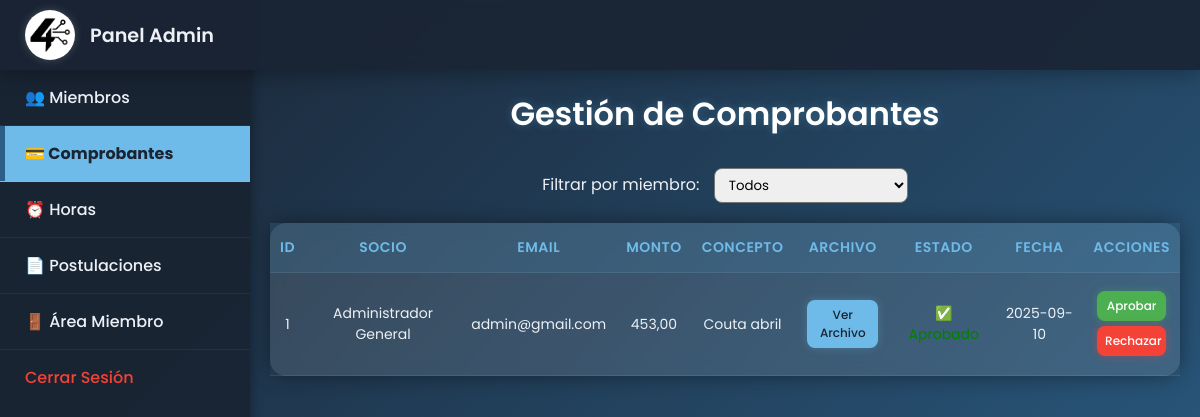
The app's page /htdocs/admin.php?view=comprobantes (signed in) with its own data.
### tables this page shows
CREATE TABLE `pago` (
  `id_pago` int(11) NOT NULL,
  `monto` decimal(10,2) NOT NULL,
  `concepto` varchar(255) DEFAULT NULL,
  `estado_pa` enum('pendiente','aprobado','rechazado') DEFAULT 'pendiente',
  `fecha_p` date DEFAULT NULL,
  `comprobante` varchar(255) DEFAULT NULL,
  `metodo_pago` enum('efectivo','transferencia','tarjeta') DEFAULT 'efectivo',
  `id_miembro` int(11) DEFAULT NULL
);

CREATE TABLE `miembro` (
  `id_miembro` int(11) NOT NULL,
  `nombre` varchar(255) NOT NULL,
  `email` varchar(255) NOT NULL,
  `password` varchar(255) NOT NULL,
  `fecha_nacimiento` date DEFAULT NULL,
  `aprobado` tinyint(1) DEFAULT 0,
  `es_miembro` tinyint(1) DEFAULT 0,
  `admin` tinyint(1) DEFAULT 0,
  `estado` varchar(100) DEFAULT NULL,
  `id_unidad` int(11) DEFAULT NULL,
  `fecha_ingreso` date DEFAULT NULL,
  `foto_perfil` VARCHAR(255) DEFAULT NULL
);

### htdocs/admin.php (the view, shortened to what this page needs)
<?php
require_once "conexion.php";
$conexion = new mysqli($host, $user, $pass, $db, $port);
$view = $_GET['view'] ?? 'miembros';
$datos_vista = [];
switch ($view) {
    case 'comprobantes':
$sql_c = "SELECT p.id_pago, m.id_miembro, m.nombre, m.email, p.monto, p.concepto, p.comprobante, p.estado_pa, p.fecha_p
          FROM pago p
          INNER JOIN miembro m ON m.id_miembro = p.id_miembro";
$sql_c .= " ORDER BY p.fecha_p DESC";
        $datos_vista['comprobantes'] = $conexion->query($sql_c);
        break;
}
?>
<!DOCTYPE html>
<html lang="es">
<head>
</head>
<body>
    <header>
        <a href="admin.php" class="logo">
            <img src="logo.jpeg" alt="Logo Cooperativa">
            Panel Admin
        </a>
    </header>
    <div class="sidebar">
        <ul class="lateral">
            <li class="<?= $view === 'miembros' ? 'activa-menu' : '' ?>"><a href="admin.php?view=miembros">👥 Miembros</a></li>
            <li class="<?= $view === 'comprobantes' ? 'activa-menu' : '' ?>"><a href="admin.php?view=comprobantes">💳 Comprobantes</a></li>
            <li class="<?= $view === 'horas' ? 'activa-menu' : '' ?>"><a href="admin.php?view=horas">⏰ Horas</a></li>
            <li class="<?= $view === 'postulaciones' ? 'activa-menu' : '' ?>"><a href="admin.php?view=postulaciones">📄 Postulaciones</a></li>
            <li><a href="pagos.php">🚪 Área Miembro</a></li>
               <form method="post" action="logout.php" class="logout-form">
            <button type="submit" class="logout-btn">
                Cerrar Sesión
            </button>
        </form>
    </div>
    <div class="main-content">
        <?php switch ($view): case 'miembros': ?>
            <?php break; case 'comprobantes': ?>
            <h2>Gestión de Comprobantes</h2>
<form method="get" action="admin.php" style="text-align:center; margin-bottom:20px;">
    <label for="miembro" style="margin-right:10px;">Filtrar por miembro:</label>
    <select name="miembro" id="miembro" onchange="this.form.submit()" style="padding:6px 10px; border-radius:8px;">
        <option value="0">Todos</option>
    </select>
</form>
            <table>
                <tr>
                    <th>ID</th>
                    <th>Socio</th>
                    <th>Email</th>
                    <th>Monto</th>
                    <th>Concepto</th>
                    <th>Archivo</th>
                    <th>Estado</th>
                    <th>Fecha</th>
                    <th>Acciones</th>
                </tr>
                <?php if (isset($datos_vista['comprobantes'])): while($c = $datos_vista['comprobantes']->fetch_assoc()): ?>
                <tr>
                    <td><?= (int)$c['id_pago'] ?></td>
                    <td><?= htmlspecialchars($c['nombre']) ?></td>
                    <td><?= htmlspecialchars($c['email']) ?></td>
                    <td><?= number_format((float)$c['monto'],2,',','.') ?></td>
                    <td><?= htmlspecialchars($c['concepto']) ?></td>
                    <td>
                        <?php
                            $comprobante_url = htmlspecialchars($c['comprobante']);
                        ?>
                        <a href="<?= $comprobante_url ?>" target="_blank" class="azul" style="max-width:100%;">Ver Archivo</a>
                    </td>
                    <td>
                        <?php
                        if($c['estado_pa'] === 'aprobado') echo "✅ <span style='color:green;'>Aprobado</span>";
                        elseif($c['estado_pa'] === 'rechazado') echo "❌ <span style='color:red;'>Rechazado</span>";
                        else echo "⏳ Pendiente";
                        ?>
                    </td>
                    <td><?= htmlspecialchars($c['fecha_p']) ?></td>
                    <td>
                        <form method="post" action="admin.php?view=comprobantes">
                            <button class="aprobar" type="submit" <?= $c['estado_pa'] === 'aprobado' ? 'disabled' : '' ?>>Aprobar</button>
                        </form>
                        <form method="post" action="admin.php?view=comprobantes">
                            <button class="rechazado" type="submit" <?= $c['estado_pa'] === 'rechazado' ? 'disabled' : '' ?>>Rechazar</button>
                        </form>
                    </td>
                </tr>
                <?php endwhile; endif; ?>
            </table>
            <?php break; case 'horas': ?>
            <?php break; endswitch; ?>
    </div>
</body>
</html>

### htdocs/admin.php (style rules this page uses)
* { box-sizing: border-box; margin: 0; padding: 0; font-family: "Poppins", sans-serif; }
body { background: linear-gradient(135deg, #1a2433, #2b5f87); background-attachment: fixed; color: #edf1f6; padding: 0; min-height: 100vh; display: flex; }
header { background: rgba(26, 36, 51, 0.9); backdrop-filter: blur(10px); height: 70px; width: 100%; position: fixed; top: 0; left: 0; display: flex; justify-content: flex-start; align-items: center; padding: 0 25px; box-shadow: 0 4px 20px rgba(0, 0, 0, 0.3); z-index: 10; }
.logo { display: flex; align-items: center; height: 100%; text-decoration: none; color: #edf1f6; font-size: 1.2em; font-weight: 600; }
.logo img { height: 50px; width: auto; border-radius: 50%; box-shadow: 0 0 8px rgba(255, 255, 255, 0.2); margin-right: 15px; object-fit: contain; }
.logout-form { display: block; padding: 0; margin: 0; }
.logout-btn { display: block; width: 100%; text-align: left; box-shadow: none; padding: 15px 25px; background: transparent; border: none; cursor: pointer; font-size: 16px; font-weight: 500; border-radius: 0; color: #F44336; transition: background 0.3s ease, color 0.3s ease; user-select: none; -webkit-user-select: none; }
.sidebar { width: 250px; background: rgba(26, 36, 51, 0.95); padding-top: 70px; position: fixed; top: 0; left: 0; height: 100vh; box-shadow: 2px 0 10px rgba(0, 0, 0, 0.3); z-index: 9; font-weight: 500; }
.lateral { list-style: none; padding: 0; }
.lateral li { padding: 15px 25px; cursor: pointer; font-weight: 500; transition: all 0.3s ease; border-bottom: 1px solid rgba(255, 255, 255, 0.05); }
.lateral li a { display: block; color: #edf1f6; text-decoration: none; }
.lateral li.activa-menu { background: #6ebbe9; color: #1a2433; font-weight: 700; box-shadow: inset 5px 0 0 #2b5f87; }
.lateral li.activa-menu a { color: #1a2433; }
.main-content { margin-left: 250px; padding: 90px 20px 40px; width: calc(100% - 250px); max-width: none; margin-right: 0; }
h2 { text-align: center; font-size: 32px; color: #ffffffff; text-shadow: 0 0 8px rgba(110, 187, 233, 0.3); margin-bottom: 30px; font-weight: 600; }
table { width: 100%; max-width: 100%; border-collapse: collapse; background: rgba(255, 255, 255, 0.08); backdrop-filter: blur(8px); border-radius: 16px; box-shadow: 0 0 20px rgba(0, 0, 0, 0.4); margin: 0 auto 40px; }
th, td { padding: 14px 10px; font-size: 14px; text-align: center; color: #edf1f6; border-bottom: 1px solid rgba(255, 255, 255, 0.08); }
th { background: rgba(110, 187, 233, 0.15); color: #6ebbe9; font-weight: 600; text-transform: uppercase; letter-spacing: 0.5px; }
tr:nth-child(even) { background: rgba(255, 255, 255, 0.04); }
td a, td button { display: block; padding: 6px 8px; border-radius: 8px; font-size: 12px; font-weight: 500; text-decoration: none; margin: 4px auto; transition: all 0.3s ease; border: none; cursor: pointer; text-align: center; width: 90%; max-width: 120px; }
a.verde, button.verde, button.aprobar { background: #4CAF50; color: #fff; box-shadow: 0 0 8px rgba(76, 175, 80, 0.4); }
a.azul { background: #6ebbe9; color: #1a2433; box-shadow: 0 0 8px rgba(110, 187, 233, 0.3); }
a.rojo, button.rechazado { background: #F44336; color: #fff; box-shadow: 0 0 8px rgba(244, 67, 54, 0.4); }
td form { margin-bottom: 5px; }
.lateral li { padding: 15px 25px; cursor: pointer; font-weight: 500; transition: background 0.3s ease, color 0.3s ease; border-bottom: 1px solid rgba(255, 255, 255, 0.05); user-select: none; -webkit-user-select: none; -moz-user-select: none; -ms-user-select: none; }

### records on screen
pago: id_pago "1", id_miembro.nombre "Administrador General", id_miembro.email "admin@gmail.com", monto "453,00", concepto "Couta abril", fecha_p "2025-09-10"
